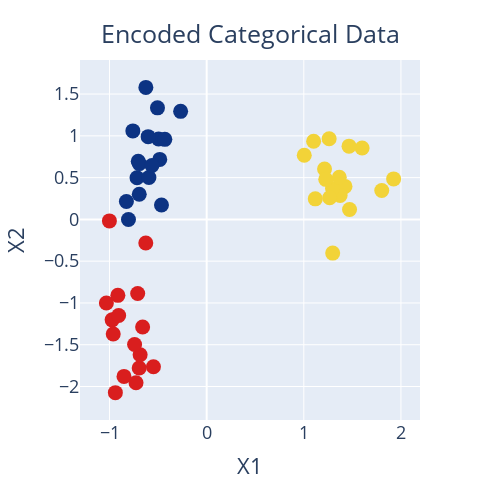

Here is the notebook cell this chart was saved with:
### Markdown cell above
- Next we'll try encoding the categorical data using One Hot Encoding (you may also want to try scaling the data after OHE but I didn't do that here for succinctness)
- The results are better than before, we get our 3 blobs, plus we identify some of that blue/red mixed data

### Code cell
model = KMeans(n_clusters=3, random_state=random_state).fit(pd.get_dummies(X))
pred = model.labels_
plot_cluster(X, pred, "Encoded Categorical Data")

### Figure 1 — Plotly figure (JSON) as saved in the notebook; plotly's stock layout.template omitted (floating-point values rounded to 4 significant figures)
{"data": [{"hovertemplate": "X1=%{x}<br>X2=%{y}<br>color=%{marker.color}<extra></extra>", "legendgroup": "", "marker": {"color": [0, 2, 1, 2, 1, 2, 0, 1, 0, 2, 2, 1, 2, 1, 2, 0, 0, 1, 0, 2, 1, 0, 1, 0, 2, 0, 1, 2, 0, 1, 0, 0, 0, 2, 2, 1, 2, 2, 1, 1, 0, 1, 0, 1, 1, 0, 2, 0, 2, 1], "coloraxis": "coloraxis", "size": 15, "symbol": "circle"}, "mode": "markers", "name": "", "orientation": "v", "showlegend": false, "type": "scatter", "x": [-0.4952, -0.548, 1.101, -0.6947, 1.261, -0.7103, -0.7171, 1.213, -0.483, -0.9736, -0.8513, 1.118, -0.9141, 1.424, -0.6268, -0.76, -0.6261, 1.374, -0.8051, -0.6851, 1.005, -0.5064, 1.6, -0.4652, -1.033, -0.8264, 1.297, -0.9061, -0.7045, 1.296, -0.6026, -0.6938, -0.2683, -0.7421, -0.94, 1.267, -0.6595, -1.001, 1.226, 1.802, -0.5946, 1.365, -0.563, 1.925, 1.466, -0.6942, -0.7274, -0.4309, -0.9622, 1.471], "xaxis": "x", "y": [0.9631, -1.763, 0.9355, -1.779, 0.9644, -0.8872, 0.498, 0.6024, 0.7183, -1.202, -1.879, 0.2457, -0.9093, 0.395, -0.2827, 1.059, 1.58, 0.2867, -0.001066, -1.621, 0.7682, 1.335, 0.8552, 0.1715, -1.001, 0.2141, -0.4032, -1.15, 0.6961, 0.3686, 0.9905, 0.6676, 1.293, -1.497, -2.073, 0.2587, -1.287, -0.01816, 0.4791, 0.3452, 0.5015, 0.5036, 0.6449, 0.4849, 0.877, 0.3018, -1.955, 0.958, -1.372, 0.1182], "yaxis": "y"}], "layout": {"autosize": false, "coloraxis": {"colorbar": {"title": {"text": "color"}}, "colorscale": [[0, "rgb(12,51,131)"], [0.25, "rgb(10,136,186)"], [0.5, "rgb(242,211,56)"], [0.75, "rgb(242,143,56)"], [1, "rgb(217,30,30)"]], "showscale": false}, "font": {"size": 18}, "height": 500, "legend": {"tracegroupgap": 0}, "margin": {"t": 60}, "title": {"text": "Encoded Categorical Data", "x": 0.5, "xanchor": "center", "y": 0.95}, "width": 500, "xaxis": {"anchor": "y", "domain": [0, 1], "title": {"text": "X1"}}, "yaxis": {"anchor": "x", "domain": [0, 1], "title": {"text": "X2"}}}}
